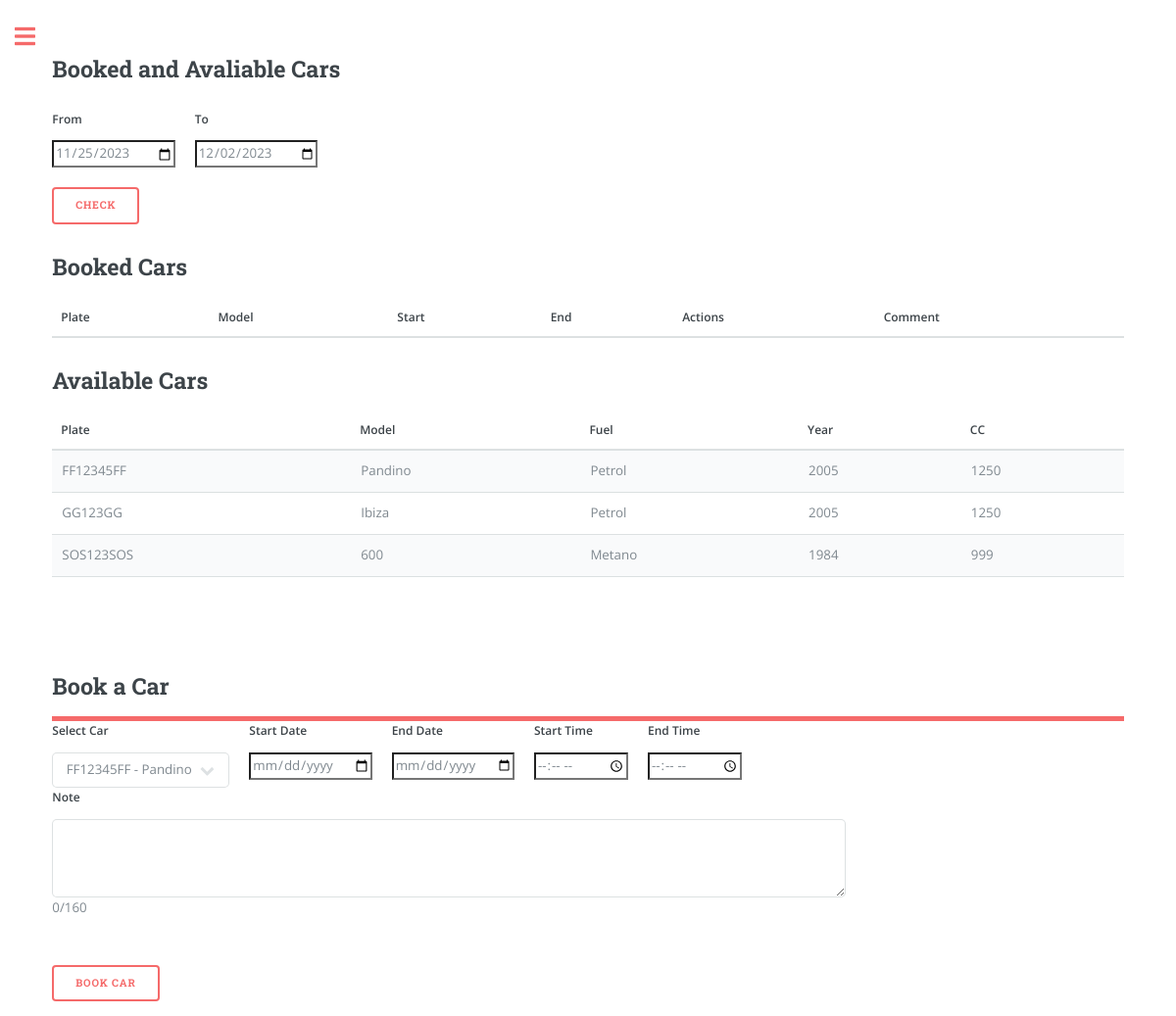
Before: /overview (signed in) with the older database file.
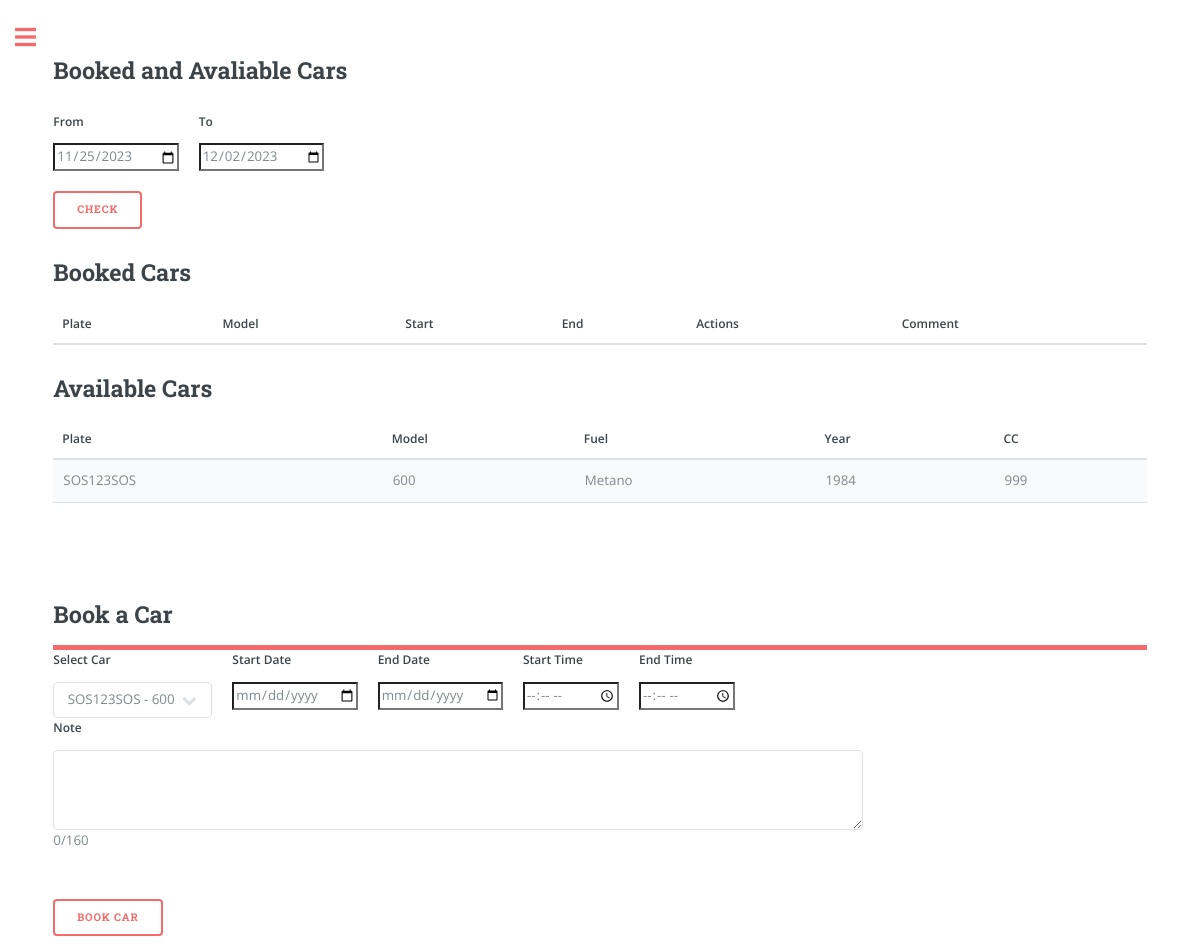
After: the same page with the newer database file.
### app/models.py (models this page shows, shortened)
class Car(db.Model):
    plate = db.Column(db.String(8), primary_key=True, index=True, unique=True)
    make = db.Column(db.String(15), index=True)
    model = db.Column(db.String(15), index=True)
    fuel = db.Column(db.String(8), index=True)
    year = db.Column(db.Integer, index=True)
    cc = db.Column(db.Integer, index=True)
    user_id = db.Column(db.Integer, db.ForeignKey('user.id'))

### app/routes.py (the view, shortened to what this page needs)
@app.route('/')
@app.route('/overview', methods=['GET', 'POST'])
@login_required
def overview(): # Booking
    user_cars = current_user.garage.all()
    from_date = request.form.get('from')
    to_date = request.form.get('to')
    if from_date == None:
        from_date = datetime.now().strftime('%Y-%m-%d')
        to_date = (datetime.now() + timedelta(days=7)).strftime('%Y-%m-%d')
    from_datetime = datetime.strptime(f'{from_date}', '%Y-%m-%d')
    to_datetime = datetime.strptime(f'{to_date}', '%Y-%m-%d')
    user_bookings = Booking.query.filter(
                Booking.user_id == current_user.id,
                Booking.end_datetime > from_datetime,
                Booking.start_datetime < to_datetime,
                Booking.end_datetime > datetime.now()  # Additional condition to exclude expired bookings
                ).all()
    booked_car_plates = [booking.car_plate for booking in user_bookings]
    available_cars = [car for car in user_cars if car.plate not in booked_car_plates]
    three_months_ago = datetime.now() - timedelta(days=3 * 30)
    old_bookings = Booking.query.filter(
        (Booking.user_id == current_user.id) &
        (Booking.end_datetime < three_months_ago)
    ).all()
    for old_booking in old_bookings:
        Booking.remove_booking(old_booking.id)
    return render_template('overview.html',
                            user_cars=user_cars,
                            available_cars=available_cars,
                            user_bookings=user_bookings,
                            from_datetime=from_datetime.strftime('%Y-%m-%d'),
                            to_datetime=to_datetime.strftime('%Y-%m-%d'),
                            user_name=current_user.username if current_user.is_authenticated else None)

### app/models.py (called while the page is built)
@login.user_loader
def load_user(id):
    return User.query.get(int(id))

### app/templates/overview.html (shortened to what this page needs)
{% extends "index.html" %}
{% block content %}
<link rel="stylesheet" href="{{ url_for('static', filename='css/main.css') }}">
<h2>Booked and Avaliable Cars</h2>
<form method="POST" action="{{ url_for('overview') }}">
<div class="row">
    <div class="col">
        <label for="from" class="form-label">From</label>
        <input type="date" class="form-control" id="from" name="from" value="{{ from_datetime }}" required>
    </div>
    <div class="col">
        <label for="to" class="form-label">To</label>
        <input type="date" class="form-control" id="to" name="to" value="{{ to_datetime }}" required>
    </div>
</div>
<button type="submit" name='check' class="btn btn-primary" style="margin-top: 20px;">Check</button>
</form>
<form action="{{ url_for('bookings_manage') }}" method="POST">
    <h2>Booked Cars</h2>
    <table>
        <thead>
            <tr>
                <th>Plate</th>
                <th>Model</th>
                <th>Start</th>
                <th>End</th>
                <th>Actions</th>
                <th>Comment</th>
            </tr>
        </thead>
    </table>
</form>
<h2>Available Cars</h2>
<table>
    <thead>
        <tr>
            <th>Plate</th>
            <th>Model</th>
            <th>Fuel</th>
            <th>Year</th>
            <th>CC</th>
        </tr>
    </thead>
    <tbody>
        {% for car in available_cars %}
            <tr>
                <td>{{ car.plate }}</td>
                <td>{{ car.model }}</td>
                <td>{{ car.fuel }}</td>
                <td>{{ car.year }}</td>
                <td>{{ car.cc }}</td>
            </tr>
        {% endfor %}
    </tbody>
</table>
<header id="header">
    <h2>Book a Car</h2>
</header>
<form method="POST" action="{{ url_for('overview') }}">
    <div class="row">
        <div class="col">
            <label for="car_selection" class="form-label">Select Car</label>
            <select class="form-select" id="car_selection" name="car_selection">
                {% for car in user_cars %}
                    <option value="{{ car.plate }}">{{ car.plate }} - {{ car.model }}</option>
                {% endfor %}
            </select>
        </div>
        <div class="col">
            <label for="start_date" class="form-label">Start Date</label>
            <input type="date" class="form-control" id="start_date" name="start_date" required>
        </div>
        <div class="col">
            <label for="end_date" class="form-label">End Date</label>
            <input type="date" class="form-control" id="end_date" name="end_date" required>
        </div>
        <div class="col">
            <label for="start_time" class="form-label">Start Time</label>
            <input type="time" class="form-control" id="start_time" name="start_time" required>
        </div>
        <div class="col">
            <label for="end_time" class="form-label">End Time</label>
            <input type="time" class="form-control" id="end_time" name="end_time" required>
        </div>
        <div class="col">
            <label for="note" class="form-label">Note</label>
            <textarea class="form-control" id="note" name="note" rows="3" maxlength="160" oninput="updateCharacterCount(this)" style="width: 810px; height: 80px;"></textarea>
            <p id="character-count">0/160</p>
        </div>
    </div>
    <button type="submit" name='book' class="btn btn-primary" style="margin-top: 20px;">Book Car</button>
</form>
{% endblock %}

### app/templates/index.html (shortened to what this page needs)
<!DOCTYPE HTML>
<html>
	<head>
		<link rel="stylesheet" href="{{url_for('static', filename='css/main.css')}}"/>
	</head>
	<body class="is-preload">
			<div id="wrapper">
					<div id="main">
						<div class="inner">
								<section id="banner">
									<div class="content">
										{% block content %} {% endblock %}
								</section>
						</div>
					</div>
			</div>
	</body>
</html>

Changed rows visible on the page:
removed Car: plate "FF12345FF", model "Pandino", fuel "Petrol", year "2005", cc "1250"
removed Car: plate "GG123GG", model "Ibiza", fuel "Petrol", year "2005", cc "1250"
Other visible differences:
form field car_selection: "FF12345FF - Pandino" → "SOS123SOS - 600"
